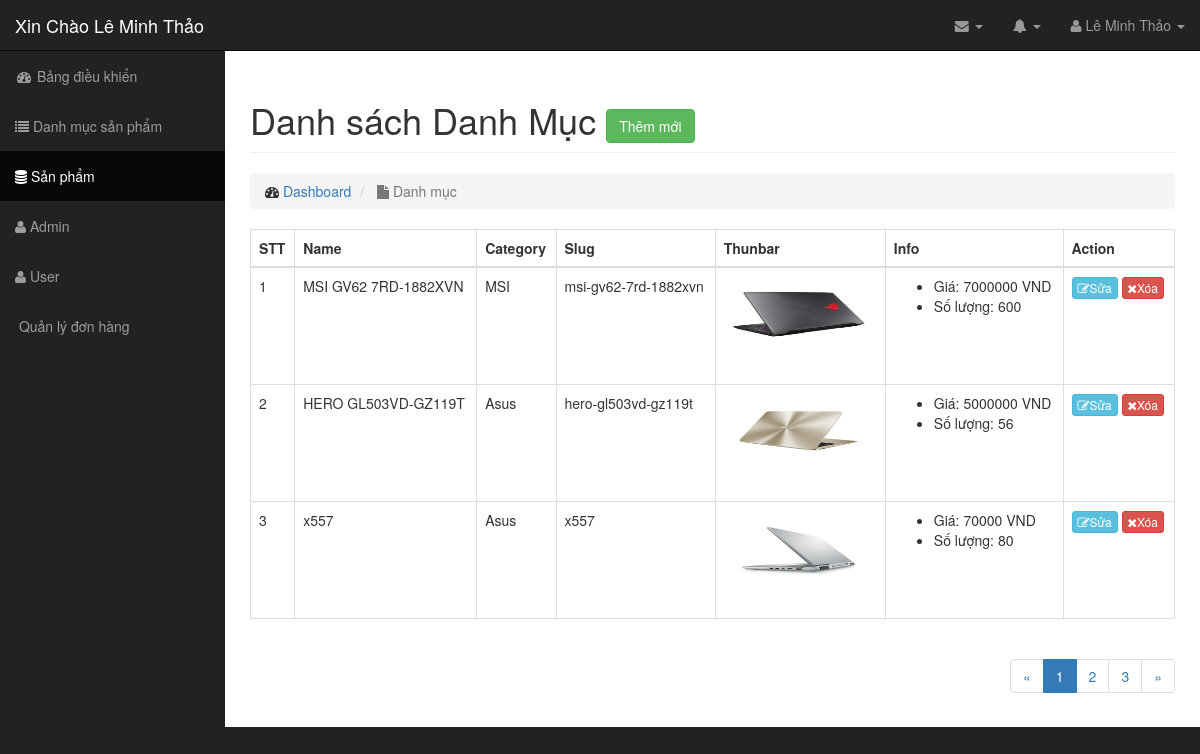
Screenshot of /admin/modules/product/index.php (signed in) with the database file from the repository.
### tables this page shows
CREATE TABLE `product` (
  `id` int(11) NOT NULL,
  `name` varchar(100) DEFAULT NULL,
  `slug` varchar(100) DEFAULT NULL,
  `price` int(11) DEFAULT NULL,
  `sale` tinyint(4) DEFAULT '0',
  `thunbar` varchar(100) DEFAULT NULL,
  `category_id` int(11) DEFAULT NULL,
  `content` text,
  `number` int(11) NOT NULL DEFAULT '0',
  `head` int(11) DEFAULT '0',
  `view` int(11) DEFAULT '0',
  `hot` tinyint(4) DEFAULT '0',
  `pay` int(11) DEFAULT '0',
  `created_at` timestamp NULL DEFAULT NULL,
  `updated_at` timestamp NULL DEFAULT NULL ON UPDATE CURRENT_TIMESTAMP
);

CREATE TABLE `category` (
  `id` int(11) NOT NULL,
  `name` varchar(100) DEFAULT NULL,
  `slug` varchar(100) DEFAULT NULL,
  `image` varchar(100) DEFAULT NULL,
  `banner` varchar(100) DEFAULT NULL,
  `home` tinyint(4) DEFAULT '0',
  `status` tinyint(4) DEFAULT '1',
  `created_at` timestamp NULL DEFAULT CURRENT_TIMESTAMP,
  `updated_at` timestamp NULL DEFAULT CURRENT_TIMESTAMP ON UPDATE CURRENT_TIMESTAMP
);

### libraries/Database.php (called while the page is built, shortened)
<?php
    class Database
    {
        public $link;
        public function __construct()
        {
            $this->link = mysqli_connect("localhost","root","","tutphp") or die ();
            mysqli_set_charset($this->link,"utf8");
        }
        public function countTable($table)
        {
            $sql = "SELECT id FROM  {$table}";
            $result = mysqli_query($this->link, $sql) or die("Lỗi Truy Vấn countTable----" .mysqli_error($this->link));
            $num = mysqli_num_rows($result);
            return $num;
        }
         public  function fetchJone($table,$sql ,$page = 0,$row ,$pagi = false )
        {
            $data = [];
            if ($pagi == true )
            {
                $total = $this->countTable($table);
                $sotrang = ceil($total / $row);
                $start = ($page - 1 ) * $row ;
                $sql .= " LIMIT $start,$row";
                $data = [ "page" => $sotrang];
                $result = mysqli_query($this->link,$sql) or die("Lỗi truy vấn fetchJone ---- " .mysqli_error($this->link));
            }
            else
            {
                $result = mysqli_query($this->link,$sql) or die("Lỗi truy vấn fetchJone ---- " .mysqli_error($this->link));
            }
            if( $result)
            {
                while ($num = mysqli_fetch_assoc($result))
                {
                    $data[] = $num;
                }
            }
            return $data;
       }
    }
?>

### admin/autoload/autoload.php (called while the page is built, shortened)
<?php
    require_once __DIR__ ."/../../libraries/Database.php";
    require_once __DIR__ ."/../../libraries/Function.php";
    $db= new Database();
?>

### libraries/Function.php (called while the page is built, shortened)
<?php
    function base_url()
    {
        return $url  = "http://localhost/chacha_v2/";
    }
    function uploads()
    {
        return base_url() . "public/uploads/";
    }
 ?>

### admin/modules/product/index.php (the view, shortened to what this page needs)
<?php
    require_once __DIR__ ."/../../autoload/autoload.php";
    if(isset($_GET['page']))
    {
        $p = $_GET['page'];
    }
    else
    {
        $p = 1;
    }
    $sql = "SELECT product.*,category.name as namecate FROM product
            LEFT JOIN category on category.id = product.category_id";
    $product = $db->fetchJone('product', $sql, $p, 3, true);
    if(isset($product['page']))
    {
        $sotrang = $product['page'];
        unset($product['page']);
    }
?>
<?php require_once __DIR__ ."/../../layouts/header.php"; ?>
<div class="row">
    <div class="col-lg-12">
        <h1 class="page-header">
            Danh sách Danh Mục
            <a href="add.php" class="btn btn-success"> Thêm mới</a>
        </h1>
        <ol class="breadcrumb">
            <li>
                <i class="fa fa-dashboard"></i>  <a href="index.html">Dashboard</a>
            </li>
            <li class="active">
                <i class="fa fa-file"></i> Danh mục
            </li>
        </ol>
        </div>
</div>
<div class="row">
    <div class="col-md-12">
          <div class="table-responsive">
        <table class="table table-bordered table-hover">
            <thead>
                <tr>
                    <th>STT</th>
                    <th>Name</th>
                    <th>Category</th>
                    <th>Slug</th>
                    <th>Thunbar</th>
                    <th>Info</th>
                    <th>Action</th>
                </tr>
            </thead>
            <tbody>
                <?php $stt=1; foreach ($product as $item): ?>
                    <tr>
                        <td><?php echo $stt ?></td>
                        <td><?php echo $item['name'] ?></td>
                        <td><?php echo $item['namecate']?></td>
                        <td><?php echo $item['slug']?></td>
                        <td>
                            <img src="<?php echo uploads()?>product/<?php echo $item['thunbar']?>" width="150px" height="100px">
                        </td>
                        <td>
                            <ul>
                                <li> Giá: <?php echo $item['price']?> VND</li>
                                <li> Số lượng: <?php echo $item['number']?></li>
                            </ul>
                        </td>
                        <td>
                            <a class="btn btn-xs btn-info" href="edit.php ?id=<?php echo $item['id'] ?>"><i class="fa fa-edit"></i>Sửa</a>
                            <a class="btn btn-xs btn-danger"href="delete.php?id=<?php echo $item['id'] ?>"><i class="fa fa-times"></i>Xóa</a>
                        </td>
                    </tr>
                <?php $stt++; endforeach; ?>
            </tbody>
        </table>
              <div class="pull-right">
              <nav aria-label="Page navigation">
                     <ul class="pagination">
                <li>
                    <a href="#" aria-label="Previous">
                    <span aria-hidden="true">&laquo;</span>
                    </a>
                </li>
                <?php for ($i = 1; $i <=$sotrang ; $i++) : ?>
                        <?php
                            if(isset($_GET['page']))
                        {
                            $p=$_GET['page'];
                        }
                        else
                        {
                            $p=1;
                        }
                        ?>
                        <li class="<?php echo($i==$p) ? 'active' : '' ?>">
                            <a href="?page=<?php echo $i ;?>"><?php echo $i; ?></a>
                    <?php endfor; ?>
						</li>
                <li>
                    <a href="#" aria-label="Next">
                    <span aria-hidden="true">&raquo;</span>
                    </a>
                </li>
            </ul>
              </nav>
              </div>
    </div>
</div>
<?php require_once __DIR__ ."/../../layouts/footer.php"; ?>

### public/admin/css/sb-admin.css (style rules this page uses)
body { margin-top: 100px; background-color: #222; }
@media (min-width:768px) { body { margin-top: 50px; } }

### rows the page displays
product: name "MSI GV62 7RD-1882XVN", category.name "MSI", slug "msi-gv62-7rd-1882xvn", thunbar (picture), price "7000000", number "600"
product: name "HERO GL503VD-GZ119T", category.name "Asus", slug "hero-gl503vd-gz119t", thunbar (picture), price "5000000", number "56"
product: name "x557", category.name "Asus", slug "x557", thunbar (picture), price "70000", number "80"

### other values shown
$_SESSION['admin_name'] "Lê Minh Thảo"
